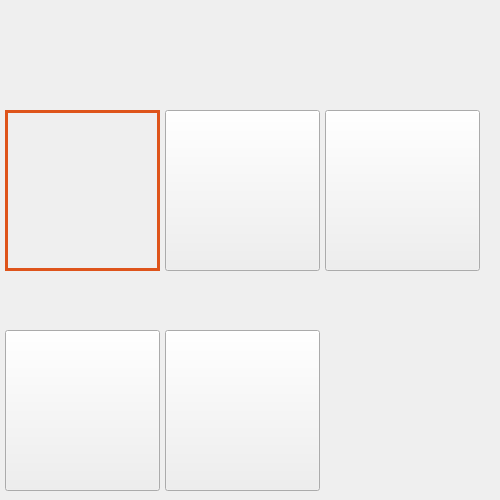
   <widget class="QWidget" name="page_5">
    <property name="styleSheet">
     <string notr="true">QPushButton{color: rgba(255, 255, 255, 0);}
QPushButton:hover{
/*background-color: rgba(222, 84, 27, 105);*/
background-color: rgba(222, 222, 222, 55);
}</string>
    </property>
    <widget class="QLabel" name="label_20">
     <property name="geometry">
      <rect>
       <x>0</x>
       <y>110</y>
       <width>171</width>
       <height>161</height>
      </rect>
     </property>
     <property name="text">
      <string/>
     </property>
     <property name="pixmap">
      <pixmap resource="../../images/images.qrc">:/design/6-1.png</pixmap>
     </property>
    </widget>
    <widget class="QLabel" name="label_21">
     <property name="geometry">
      <rect>
       <x>160</x>
       <y>110</y>
       <width>171</width>
       <height>161</height>
      </rect>
     </property>
     <property name="text">
      <string/>
     </property>
     <property name="pixmap">
      <pixmap resource="../../images/images.qrc">:/design/6-2.png</pixmap>
     </property>
    </widget>
    <widget class="QLabel" name="label_22">
     <property name="geometry">
      <rect>
       <x>320</x>
       <y>110</y>
       <width>171</width>
       <height>161</height>
      </rect>
     </property>
     <property name="text">
      <string/>
     </property>
     <property name="pixmap">
      <pixmap resource="../../images/images.qrc">:/design/6-3.png</pixmap>
     </property>
    </widget>
    <widget class="QLabel" name="label_23">
     <property name="geometry">
      <rect>
       <x>0</x>
       <y>330</y>
       <width>171</width>
       <height>161</height>
      </rect>
     </property>
     <property name="text">
      <string/>
     </property>
     <property name="pixmap">
      <pixmap resource="../../images/images.qrc">:/design/6-4.png</pixmap>
     </property>
    </widget>
    <widget class="QLabel" name="label_24">
     <property name="geometry">
      <rect>
       <x>160</x>
       <y>330</y>
       <width>171</width>
       <height>161</height>
      </rect>
     </property>
     <property name="text">
      <string/>
     </property>
     <property name="pixmap">
      <pixmap resource="../../images/images.qrc">:/design/6-5.png</pixmap>
     </property>
    </widget>
    <widget class="QPushButton" name="pushButton61">
     <property name="geometry">
      <rect>
       <x>5</x>
       <y>110</y>
       <width>155</width>
       <height>161</height>
      </rect>
     </property>
     <property name="styleSheet">
      <string notr="true">border:3px solid rgb(222,84,27);</string>
     </property>
     <property name="text">
      <string>直门襟</string>
     </property>
    </widget>
    <widget class="QPushButton" name="pushButton62">
     <property name="geometry">
      <rect>
       <x>165</x>
       <y>110</y>
       <width>155</width>
       <height>161</height>
      </rect>
     </property>
     <property name="styleSheet">
      <string notr="true"/>
     </property>
     <property name="text">
      <string>斜门襟</string>
     </property>
    </widget>
    <widget class="QPushButton" name="pushButton63">
     <property name="geometry">
      <rect>
       <x>325</x>
       <y>110</y>
       <width>155</width>
       <height>161</height>
      </rect>
     </property>
     <property name="styleSheet">
      <string notr="true"/>
     </property>
     <property name="text">
      <string>明门襟</string>
     </property>
    </widget>
    <widget class="QPushButton" name="pushButton64">
     <property name="geometry">
      <rect>
       <x>5</x>
       <y>330</y>
       <width>155</width>
       <height>161</height>
      </rect>
     </property>
     <property name="styleSheet">
      <string notr="true"/>
     </property>
     <property name="text">
      <string>暗门襟</string>
     </property>
    </widget>
    <widget class="QPushButton" name="pushButton65">
     <property name="geometry">
      <rect>
       <x>165</x>
       <y>330</y>
       <width>155</width>
       <height>161</height>
      </rect>
     </property>
     <property name="styleSheet">
      <string notr="true"/>
     </property>
     <property name="text">
      <string>侧门襟</string>
     </property>
    </widget>
    <zorder>label_20</zorder>
    <zorder>label_21</zorder>
    <zorder>label_22</zorder>
    <zorder>label_23</zorder>
    <zorder>label_24</zorder>
    <zorder>pushButton62</zorder>
    <zorder>pushButton63</zorder>
    <zorder>pushButton61</zorder>
    <zorder>pushButton64</zorder>
    <zorder>pushButton65</zorder>
   </widget>
